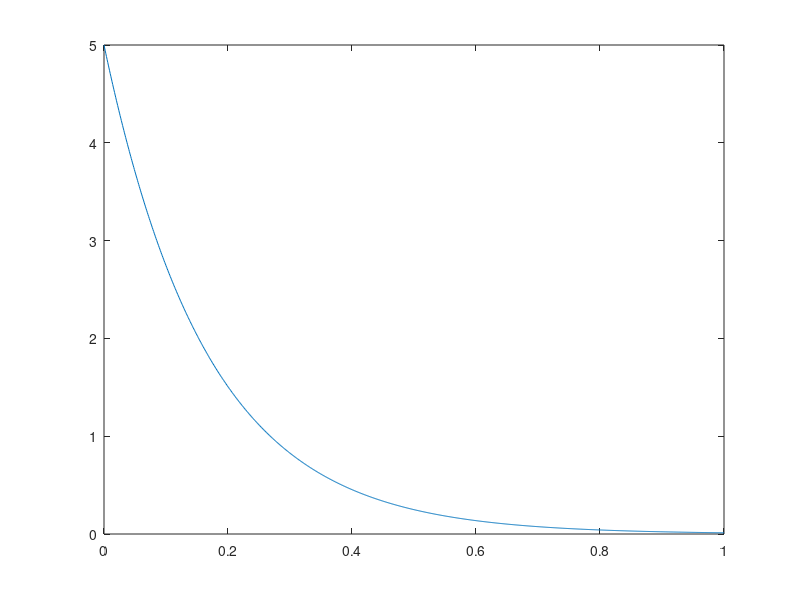

Reproduce this figure in MATLAB.
%Write a script that will visualize both the growing and decaying exponentials signals.
B = 1;
a = 5;
timing = 0:0.001:1;
x = B*exp(a*timing);
plot(timing, x)
B = 5;
a = 6;
timing = 0:0.001:1;
x = B*exp(-a*timing);
plot(timing, x)